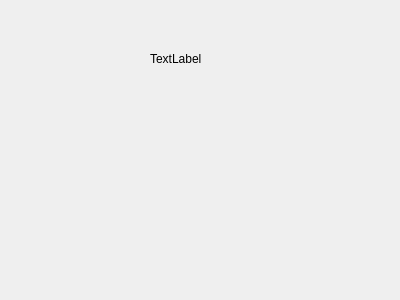
<?xml version="1.0" encoding="UTF-8"?>
<ui version="4.0">
 <class>Client</class>
 <widget class="QDialog" name="Client">
  <property name="geometry">
   <rect>
    <x>0</x>
    <y>0</y>
    <width>400</width>
    <height>300</height>
   </rect>
  </property>
  <property name="windowTitle">
   <string>Dialog</string>
  </property>
  <widget class="QLabel" name="label">
   <property name="geometry">
    <rect>
     <x>150</x>
     <y>50</y>
     <width>67</width>
     <height>17</height>
    </rect>
   </property>
   <property name="text">
    <string>TextLabel</string>
   </property>
  </widget>
 </widget>
 <resources/>
 <connections/>
</ui>
